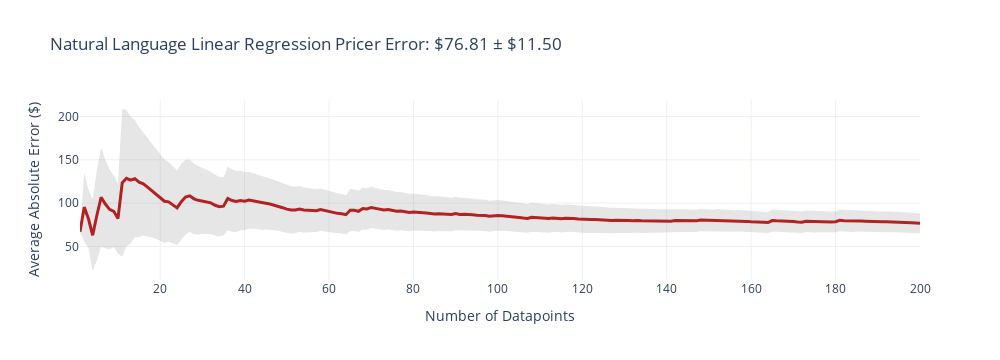
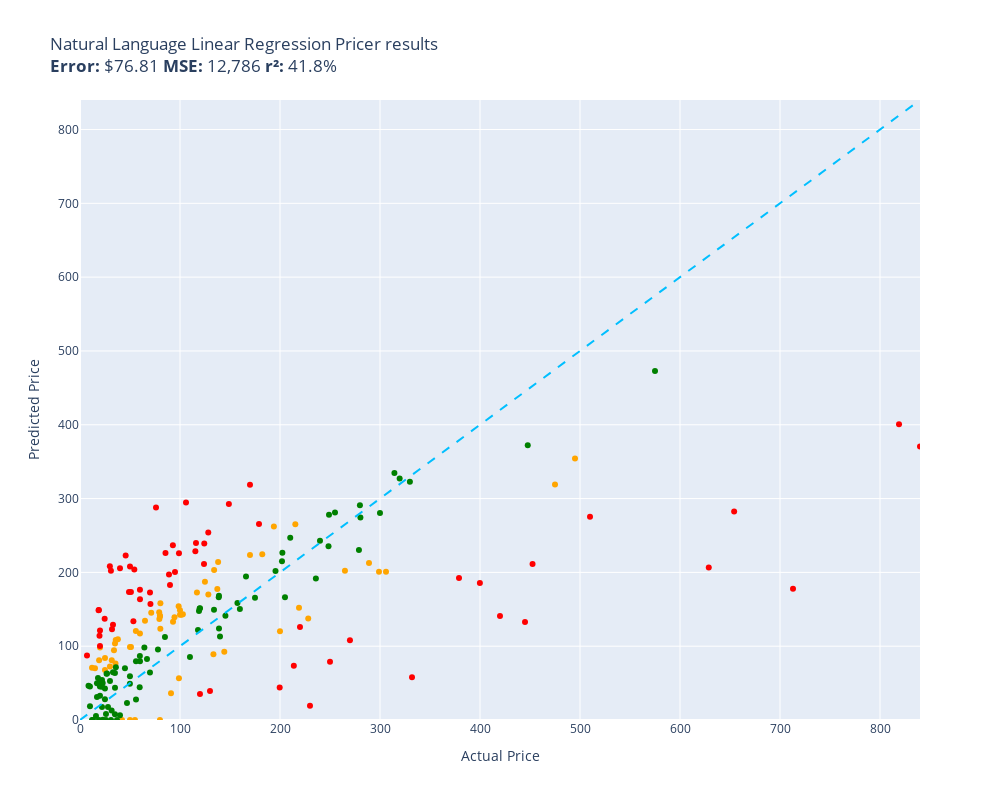

Here is the notebook cell these charts were saved with, in order:
### Code cell
evaluate(natural_language_linear_regression_pricer, test)

### Figure 1 — Plotly figure (JSON) as saved in the notebook; plotly's stock layout.template omitted (floating-point values rounded to 4 significant figures; data arrays with more than 128 entries replaced by an {"elided": "..."} marker saying what was removed)
{"data": [{"fill": "toself", "fillcolor": "rgba(128,128,128,0.2)", "hoverinfo": "skip", "line": {"color": "rgba(255,255,255,0)"}, "name": "95% CI", "showlegend": false, "type": "scatter", "x": {"elided": "400 int values"}, "y": {"elided": "400 float values"}}, {"customdata": {"elided": "200x1 float values"}, "hovertemplate": "n=%{x}<br>Avg Error=$%{y:,.2f}<br>±95% CI=$%{customdata[0]:,.2f}<extra></extra>", "line": {"color": "firebrick", "width": 3}, "mode": "lines", "name": "Cumulative Avg Error", "type": "scatter", "x": {"elided": "200 int values"}, "y": {"elided": "200 float values"}}], "layout": {"height": 360, "showlegend": false, "title": {"text": "Natural Language Linear Regression Pricer Error: $76.81 ± $11.50"}, "width": 1000, "xaxis": {"title": {"text": "Number of Datapoints"}}, "yaxis": {"title": {"text": "Average Absolute Error ($)"}}}}

### Figure 2 — Plotly figure (JSON) as saved in the notebook; plotly's stock layout.template omitted (floating-point values rounded to 4 significant figures)
{"data": [{"customdata": [["Old Blood Noise Excess V2 Distortion Cho...\nGuess=$152.13 Actual=$219.00"], ["NewPower99 Battery Kit for Samsung Galax...\nGuess=$0.00 Actual=$54.95"], ["SuppliesOutlet Compatible Toner Cartridg...\nGuess=$92.46 Actual=$144.29"], ["ACDelco GM Original Equipment FW339 Fron...\nGuess=$265.15 Actual=$215.33"], ["8544771 Dryer Heating Element, 279816 Th...\nGuess=$108.40 Actual=$35.74"], ["Panasonic KX-TG6511B DECT 6.0 PLUS Expan...\nGuess=$146.14 Actual=$79.20"], ["GJY Portable TV,10.6 inch Mini TV for AT...\nGuess=$136.96 Actual=$79.36"], ["LD Products Compatible Toner Cartridge R...\nGuess=$98.97 Actual=$49.98"], ["Mini PC, Kinupute Desktop Computer E3-12...\nGuess=$354.14 Actual=$495.00"], ["Aolemi Oil Rubbed Bronze Single Function...\nGuess=$154.26 Actual=$98.65"], ["Clementoni 39132.5 Jigsaw Puzzle 1,000 P...\nGuess=$0.00 Actual=$79.95"], ["10GBase-LR SFP+ Transceiver, Handar 10GB...\nGuess=$98.07 Actual=$19.99"], ["Deco Mount Pro Tripod Microphone Stand w...\nGuess=$117.32 Actual=$59.95"], ["KOMPUTERBAY 4GB 2X 2GB DDR2 1066MHz PC2-...\nGuess=$123.76 Actual=$80.34"], ["Task T24287 Roman Ogee Router Bit with 1...\nGuess=$120.55 Actual=$55.88"], ["Southwire 120V/15A Right Angle User Atta...\nGuess=$109.24 Actual=$37.87"], ["15\" Locking Shower Head Extension Arm in...\nGuess=$141.45 Actual=$79.95"], ["Mylites+ Standard Comic Book Mylar Sleev...\nGuess=$103.50 Actual=$34.99"], ["DALDED LED Light Kit for Lego Sonic Gree...\nGuess=$83.94 Actual=$24.99"], ["Baseball Backpacks Large 18 Inch Bookbag...\nGuess=$81.03 Actual=$31.77"], ["Adams Check Payment and Deposit Register...\nGuess=$76.69 Actual=$35.49"], ["KOHLER 18865-CP Filtered Water Faucet, P...\nGuess=$318.90 Actual=$475.00"], ["Diversitech WG840585 Motor, (Ddb) 1/3Hp,...\nGuess=$203.36 Actual=$134.12"], ["Festool 492370 Platin 2 S1000 Grit 6-Inc...\nGuess=$36.09 Actual=$91.00"], ["PM Auto Front Right Quick Complete Strut...\nGuess=$187.30 Actual=$124.94"], ["Satco S9596, 4 Count (Pack of 1), 4.18\nGuess=$70.66 Actual=$12.00"], ["Ceramic Talavera Mexican Tile 4x4\", 9 Pi...\nGuess=$72.47 Actual=$29.95"], ["Marvel Legends Series X-Men 6-Inch Archa...\nGuess=$56.58 Actual=$98.95"], ["ANZO USA 111207 GMC SIERRA 99-06 / YUKON...\nGuess=$224.41 Actual=$182.28"], ["Kingston Brass KS269SN Kingston Clawfoot...\nGuess=$200.81 Actual=$305.99"], ["Pioneer 2AM401-BN Two Handle Kitchen Fau...\nGuess=$137.65 Actual=$228.22"], ["LSSAGOON Backpack for Women Teen Kids Gi...\nGuess=$94.62 Actual=$33.99"], ["4LT LUMINETTE Vanity Opal GLS BSN\nGuess=$148.76 Actual=$99.99"], ["4pc Wheel Spacers Adapters 4\" (2inch Per...\nGuess=$172.70 Actual=$116.95"], ["Royal Designs, Inc. Decorative Abundant ...\nGuess=$67.76 Actual=$24.95"], ["Mikrotik RB3011UIAS-RM RouterBOARD 10xGi...\nGuess=$200.70 Actual=$299.00"], ["DuraGo 29515020 Front Hub Assembly\nGuess=$170.13 Actual=$128.34"], ["GENUINE VOLVO THERMOSTAT (3.0, 3.2) S60 ...\nGuess=$143.18 Actual=$102.85"], ["Universal Power Group 12V 100Ah Sealed L...\nGuess=$120.24 Actual=$199.99"], ["Amana Tool - SC587 Carbide Tipped 3-Wing...\nGuess=$145.37 Actual=$71.23"], ["Evan Fischer Radiator Cooling Fan Assemb...\nGuess=$177.54 Actual=$137.34"], ["UPR Mach 1 Chin Spoiler Fits 94-98 Musta...\nGuess=$134.61 Actual=$64.99"], ["Raspberry Pi 3 Model B+ Aluminum Case Me...\nGuess=$70.20 Actual=$14.99"], ["ASUS VY279HE-W 27” 1080P Monitor - White...\nGuess=$214.17 Actual=$138.10"], ["Diversitech UC2436-3 Ultralite Condenser...\nGuess=$158.15 Actual=$80.39"], ["4 Inches Rolled Muffler Tip Catback Exha...\nGuess=$262.06 Actual=$193.88"], ["APS iBoard (304 Stainless Steel Polished...\nGuess=$202.09 Actual=$264.95"], ["Baumgartens Sicurix Blank PVC ID Cards (...\nGuess=$80.97 Actual=$19.11"], ["Audio Techinca ATW-T1002 System 10 Handh...\nGuess=$212.76 Actual=$289.00"], ["LD Compatible Ink Cartridge Replacement ...\nGuess=$0.00 Actual=$41.99"], ["BXYJY for Samsung Galaxy Z Fold 3 Case w...\nGuess=$0.00 Actual=$49.99"], ["DuraGo BR5330 Front Vented Disc Brake Ro...\nGuess=$142.48 Actual=$101.51"], ["Samsung DA97-07603B Freezer Ice Maker As...\nGuess=$133.22 Actual=$93.02"], ["Intex River Run Connect Lounge (Four)\nGuess=$139.17 Actual=$94.49"], ["Targus CityGear Durable Backpack, Black,...\nGuess=$89.19 Actual=$133.43"], ["Fitness Center Gym Room Weight Train Dua...\nGuess=$142.70 Actual=$99.99"], ["MonMount Triple Monitor Stand Freestandi...\nGuess=$140.36 Actual=$79.99"], ["Xiaomi Redmi 10 2022 NFC 4G LTE (128GB +...\nGuess=$223.48 Actual=$169.99"], ["Refresh NSF-53 Premium Replacement Refri...\nGuess=$98.95 Actual=$50.99"]], "hovertemplate": "%{customdata[0]}<extra></extra>", "legendgroup": "orange", "marker": {"color": "orange", "size": 6, "symbol": "circle"}, "mode": "markers", "name": "orange", "orientation": "v", "showlegend": true, "type": "scatter", "x": [219.0, 54.95, 144.3, 215.3, 35.74, 79.2, 79.36, 49.98, 495.0, 98.65, 79.95, 19.99, 59.95, 80.34, 55.88, 37.87, 79.95, 34.99, 24.99, 31.77, 35.49, 475.0, 134.1, 91.0, 124.9, 12.0, 29.95, 98.95, 182.3, 306.0, 228.2, 33.99, 99.99, 117.0, 24.95, 299.0, 128.3, 102.8, 200.0, 71.23, 137.3, 64.99, 14.99, 138.1, 80.39, 193.9, 264.9, 19.11, 289.0, 41.99, 49.99, 101.5, 93.02, 94.49, 133.4, 99.99, 79.99, 170.0, 50.99], "xaxis": "x", "y": [152.1, 0.0, 92.46, 265.1, 108.4, 146.1, 137.0, 98.97, 354.1, 154.3, 0.0, 98.07, 117.3, 123.8, 120.5, 109.2, 141.4, 103.5, 83.94, 81.03, 76.69, 318.9, 203.4, 36.09, 187.3, 70.66, 72.47, 56.58, 224.4, 200.8, 137.6, 94.62, 148.8, 172.7, 67.76, 200.7, 170.1, 143.2, 120.2, 145.4, 177.5, 134.6, 70.2, 214.2, 158.2, 262.1, 202.1, 80.97, 212.8, 0.0, 0.0, 142.5, 133.2, 139.2, 89.19, 142.7, 140.4, 223.5, 98.95], "yaxis": "y"}, {"customdata": [["telpo Headlight Assembly Fit For 15 Camr...\nGuess=$239.89 Actual=$115.99"], ["Stand for Raven Pro Document Scanner - P...\nGuess=$208.36 Actual=$29.85"], ["RBC12-UPC Replacement Battery Cartridge ...\nGuess=$19.25 Actual=$229.99"], ["Bam France 2002XL Contoured Hightech Bla...\nGuess=$177.72 Actual=$713.00"], ["Metabo HPT 36V MultiVolt™ Cordless Rotar...\nGuess=$192.54 Actual=$379.00"], ["46mm Digital Pro High-Resolution Close-U...\nGuess=$121.39 Actual=$19.99"], ["Innovative Percussion CB-6 Chamois Bass ...\nGuess=$203.89 Actual=$54.32"], ["LOVE MEI Galaxy S10 Lite Case, Military ...\nGuess=$129.19 Actual=$32.98"], ["CORSAIR Dominator Platinum RGB 32GB (2x1...\nGuess=$211.21 Actual=$124.00"], ["Bam Trekking 3027SB Single Black Clarine...\nGuess=$57.79 Actual=$332.00"], ["DEWALT 20V MAX* XR Impact Driver with Bl...\nGuess=$211.39 Actual=$452.53"], ["Scranton & Co 3 Drawer Mobile File Cabin...\nGuess=$228.68 Actual=$115.35"], ["Canon EOS Rebel T7 Digital SLR Camera wi...\nGuess=$400.82 Actual=$819.00"], ["Travelpro Platinum Elite Slim Business L...\nGuess=$73.65 Actual=$213.83"], ["JRready ST6313 DT Deutsch Connector Kit,...\nGuess=$43.99 Actual=$199.68"], ["Dakota Alert MURS Alert Probe Sensor - M...\nGuess=$126.03 Actual=$219.99"], ["3D Tree Hole Branches 075 Stair Risers D...\nGuess=$39.33 Actual=$129.99"], ["Projector, CRAZVIEW Projector with WiFi ...\nGuess=$133.65 Actual=$53.40"], ["Retevis RT68 Soft Earhook Walkie Talkie ...\nGuess=$87.52 Actual=$6.99"], ["MC: Pindicator (Dual Intensity Amber)\nGuess=$205.64 Actual=$40.00"], ["Poison Spyder 10-08-020 Rocker Knocker\nGuess=$206.66 Actual=$628.76"], ["DIMARZIO 204284 DP 163FBK Blues Bucker G...\nGuess=$183.02 Actual=$89.99"], ["Lighted Triangle Mirror Cabinet Bathroom...\nGuess=$132.82 Actual=$445.00"], ["BESTILL Wall Mounted Shower Faucet Set, ...\nGuess=$288.02 Actual=$76.00"], ["Engine Thermostat, Replace 19301-PAA-306...\nGuess=$149.15 Actual=$18.89"], ["Dell Optiplex 390 Desktop Computer i3 3....\nGuess=$239.20 Actual=$124.27"], ["Neporal Full Spectrum Light Bulb, 6000K ...\nGuess=$148.82 Actual=$18.59"], ["Pidoko Kids Train Table, Grey with 90 Pc...\nGuess=$35.14 Actual=$119.97"], ["LEGO Marvel Avengers War Machine Buster ...\nGuess=$176.55 Actual=$59.95"], ["KOHLER K-1185540-CP Assembly-Slider\nGuess=$222.94 Actual=$45.67"], ["Trim Kit for 2-handle Shower & Tub Valve...\nGuess=$200.55 Actual=$94.99"], ["iPhone 12/12 Pro Nicaragua Guardabarranc...\nGuess=$100.23 Actual=$19.97"], ["Aeromotive 13304 Regulator, X1 Adjustabl...\nGuess=$108.20 Actual=$269.95"], ["Canon Sure Shot 90u 35mm Date Camera\nGuess=$185.55 Actual=$399.89"], ["Wilkinson LOW GAUSS Vintage Tone Strat S...\nGuess=$202.22 Actual=$30.93"], ["Ibanez M510OVS Acoustic Mandolin in Vint...\nGuess=$318.61 Actual=$169.99"], ["Berta (6 Pieces) 1-1/4 inch Overlay, 90 ...\nGuess=$137.10 Actual=$24.66"], ["CradlePoint Compact Broadband Router (CB...\nGuess=$197.29 Actual=$89.00"], ["Pyle Wireless Rear View Backup Camera - ...\nGuess=$157.31 Actual=$70.45"], ["Auertech Portable Washing Machine, 14lbs...\nGuess=$225.89 Actual=$98.99"], ["18 Inch White Undermount Kitchen Sink - ...\nGuess=$265.40 Actual=$179.00"], ["ECCPP Power Steering Pump for 2009-2010 ...\nGuess=$226.39 Actual=$85.48"], ["Skullcandy Hesh Evo Bluetooth Headphones...\nGuess=$172.62 Actual=$69.99"], ["ROHL WSGUM3018WH Wire Sink Grids, White\nGuess=$253.89 Actual=$128.28"], ["Music Hall pa15.3 MM/MC Phono Preamplifi...\nGuess=$78.79 Actual=$250.00"], ["Lorell Bell Chair Glide, 2.5\", Black\nGuess=$114.21 Actual=$19.50"], ["CTLAMP XL-2100 Professional Quality XL-2...\nGuess=$122.95 Actual=$32.00"], ["Competition Clutch Disc and Pressure Pla...\nGuess=$275.22 Actual=$510.00"], ["KUNFINE Android Radio CarPlay & Android ...\nGuess=$294.56 Actual=$106.00"], ["A-Premium Front Suspension Steering Knuc...\nGuess=$173.40 Actual=$48.99"], ["Dell XPS 13 9343-2727SLV 13.3\" Full HD S...\nGuess=$370.43 Actual=$839.99"], ["Pacific Drums PDCM1618TTRB 16 x 18 Inche...\nGuess=$141.04 Actual=$419.99"], ["Vinyl Soft Top Roll-up Adjustable Truck ...\nGuess=$292.73 Actual=$148.88"], ["Blanco 230966 Valea Stainless Steel Sink...\nGuess=$236.86 Actual=$92.88"], ["Empava 24\" Single Wall Ovens 10 Cooking ...\nGuess=$282.34 Actual=$654.14"], ["Viola Bow 4/4 Full Size Carbon Fiber (Bl...\nGuess=$207.95 Actual=$49.99"], ["Fender Hendrix Voodoo Child Coiled Instr...\nGuess=$163.46 Actual=$59.99"], ["Pyle 2x120 Watt Home Audio Speaker Power...\nGuess=$173.32 Actual=$50.92"]], "hovertemplate": "%{customdata[0]}<extra></extra>", "legendgroup": "red", "marker": {"color": "red", "size": 6, "symbol": "circle"}, "mode": "markers", "name": "red", "orientation": "v", "showlegend": true, "type": "scatter", "x": [116.0, 29.85, 230.0, 713.0, 379.0, 19.99, 54.32, 32.98, 124.0, 332.0, 452.5, 115.3, 819.0, 213.8, 199.7, 220.0, 130.0, 53.4, 6.99, 40.0, 628.8, 89.99, 445.0, 76.0, 18.89, 124.3, 18.59, 120.0, 59.95, 45.67, 94.99, 19.97, 269.9, 399.9, 30.93, 170.0, 24.66, 89.0, 70.45, 98.99, 179.0, 85.48, 69.99, 128.3, 250.0, 19.5, 32.0, 510.0, 106.0, 48.99, 840.0, 420.0, 148.9, 92.88, 654.1, 49.99, 59.99, 50.92], "xaxis": "x", "y": [239.9, 208.4, 19.25, 177.7, 192.5, 121.4, 203.9, 129.2, 211.2, 57.79, 211.4, 228.7, 400.8, 73.65, 43.99, 126.0, 39.33, 133.7, 87.52, 205.6, 206.7, 183.0, 132.8, 288.0, 149.1, 239.2, 148.8, 35.14, 176.5, 222.9, 200.5, 100.2, 108.2, 185.5, 202.2, 318.6, 137.1, 197.3, 157.3, 225.9, 265.4, 226.4, 172.6, 253.9, 78.79, 114.2, 123.0, 275.2, 294.6, 173.4, 370.4, 141.0, 292.7, 236.9, 282.3, 207.9, 163.5, 173.3], "yaxis": "y"}, {"customdata": [["EXMAX NG-10X Fresnel Lens Focusing Adapt...\nGuess=$64.22 Actual=$69.98"], ["Pump Head TBVECHI 175PSI 4KW 5.5HP 21CFM...\nGuess=$322.86 Actual=$329.90"], ["APS iBoard 6-inch Aluminum (Black Powder...\nGuess=$246.86 Actual=$210.23"], ["PEMP E65 E66 CDC Simulate Optical Fiber ...\nGuess=$147.59 Actual=$119.00"], ["Intermatic PX300 12V 300W Transformer wi...\nGuess=$149.48 Actual=$134.00"], ["HK SYSTEMS 13\" Heavy Duty Black \"Push\" O...\nGuess=$112.46 Actual=$84.95"], ["SKB iSeries 3i-13096-6KP Case for BlackM...\nGuess=$165.75 Actual=$174.99"], ["June Garden 12\" Sweet Dolly Charlotte - ...\nGuess=$32.90 Actual=$19.99"], ["GanFindX Portable Car Hand Controls for ...\nGuess=$150.38 Actual=$159.90"], ["Evergreen HSHB2005 Cylinder Head Gasket ...\nGuess=$44.39 Actual=$59.69"], ["Tidal Front + Rear Fender Flares 4PC Poc...\nGuess=$280.96 Actual=$254.99"], ["152MM Hole Saws M42 Bi-Metal High Speed ...\nGuess=$57.01 Actual=$17.99"], ["Wenger City Upgrade Laptop Backpack with...\nGuess=$141.39 Actual=$145.42"], ["AUTOFREE LED Tail Lights Assembly Compat...\nGuess=$215.05 Actual=$201.99"], ["Fjallraven, Kanken Laptop 15\" Backpack f...\nGuess=$150.96 Actual=$119.65"], ["Evan-Fischer Front Bumper Cover Compatib...\nGuess=$226.49 Actual=$202.38"], ["Laisomeke Waterproof Junction Box, Unive...\nGuess=$0.00 Actual=$11.99"], ["Sumerain S1339CM Double Handle Widesprea...\nGuess=$191.60 Actual=$235.86"], ["Webcem Solar Shed Light Outdoor Indoor, ...\nGuess=$95.53 Actual=$77.96"], ["Western Digital Enterprise RE4-GP 2TB SA...\nGuess=$85.50 Actual=$109.95"], ["VLAND LED Smoked Taillights Compatible F...\nGuess=$242.75 Actual=$239.99"], ["Tablet PC Cover Compatible with Lenovo T...\nGuess=$12.98 Actual=$31.61"], ["Miyaya@ Funny Animal Masks Collection fo...\nGuess=$49.94 Actual=$16.99"], ["Trail Gear Twin Stick Kit for Top Shift ...\nGuess=$291.00 Actual=$279.92"], ["Ultra Duster Canned Air Net 10 Oz 6-Pack\nGuess=$49.28 Actual=$49.90"], ["Beck/Arnley 0421945 Air Filter\nGuess=$71.56 Actual=$35.87"], ["IQShield Screen Protector Compatible wit...\nGuess=$45.53 Actual=$9.95"], ["Liberty Imports 12 Pack: US Military Toy...\nGuess=$31.14 Actual=$16.98"], ["Intrepid International Dressage Letters-...\nGuess=$63.13 Actual=$26.99"], ["EMART Photography C Stand with Boom Arm,...\nGuess=$151.40 Actual=$119.99"], ["KUNN Small Electrician Tool Pouch Utilit...\nGuess=$17.76 Actual=$21.99"], ["Replacement Remote Control for PANASONIC...\nGuess=$7.84 Actual=$34.95"], ["KS K-STORM Replacement Silicone Mushroom...\nGuess=$46.41 Actual=$8.50"], ["Grey Pneumatic 1311SD Impact Socket Set\nGuess=$158.38 Actual=$157.43"], ["Walker Exhaust Ultra EPA 16478 Direct Fi...\nGuess=$472.95 Actual=$574.99"], ["GE RPWF SmartWater Comparable Refrigerat...\nGuess=$0.00 Actual=$36.99"], ["Urth 62mm UV, Circular Polarizing (CPL),...\nGuess=$123.80 Actual=$139.00"], ["MGP Caliper Covers 39011SACURD Red Powde...\nGuess=$278.15 Actual=$249.00"], ["LSI Broadcom SAS 9300-8i 8-port 12Gb/s S...\nGuess=$122.08 Actual=$118.00"], ["NewFantasia Replacement Audio Cable with...\nGuess=$0.00 Actual=$31.00"], ["MONOCARBON Forged Carbon Fiber Case for ...\nGuess=$79.73 Actual=$59.99"], ["AC Compressor & A/C Kit For BMW 335i 335...\nGuess=$334.67 Actual=$314.41"], ["MXR Carbon Copy Deluxe Analog Delay Guit...\nGuess=$201.73 Actual=$195.50"], ["Chalkboard Name Badges with Magnetic Bac...\nGuess=$45.34 Actual=$19.95"], ["Linkloos Solar Street Lights Outdoor Wat...\nGuess=$79.61 Actual=$55.99"], ["USB Charger, CIVIE High Speed 60W Multip...\nGuess=$5.48 Actual=$15.99"], ["Cardone 84-58642 New HEI Electronic Dist...\nGuess=$194.28 Actual=$165.99"], ["Hp Pavilion P7-1257c Motherboard Aahd3-h...\nGuess=$86.61 Actual=$59.86"], ["Kastar Battery Pack Replacement for Sony...\nGuess=$51.59 Actual=$19.99"], ["New Replacement seat cover fits Yamaha M...\nGuess=$168.26 Actual=$138.95"], ["AZX Stylus Pencil for Apple iPad Pro 202...\nGuess=$52.77 Actual=$29.99"], ["SP Air Corporation SP-8102BU 1/4-Inch He...\nGuess=$166.25 Actual=$204.99"], ["LCD Screen for Dell Inspiron 17R 17.3\" H...\nGuess=$98.32 Actual=$64.37"], ["200 ' feet True 14 Gauge AWG CCA Speaker...\nGuess=$70.19 Actual=$44.95"], ["200 Couples Conversation Cards - Enjoy B...\nGuess=$64.78 Actual=$32.97"], ["The Puppet Company - Carpet-Unicorn, Whi...\nGuess=$0.00 Actual=$19.00"], ["KYX Racing Hardened Steel Center Drive S...\nGuess=$23.15 Actual=$46.99"], ["StonKraft Brass Chess Board Game Set wit...\nGuess=$113.09 Actual=$140.00"], ["VIPMOTOZ Sequential Turn Signal Premium ...\nGuess=$230.27 Actual=$278.94"], ["OEM Samsung Remote Control Shipped with ...\nGuess=$27.92 Actual=$56.00"], ["Venom Power Terra Hunter R/T+ R/T All-Te...\nGuess=$327.07 Actual=$319.65"], ["Custom Engagement Logo Desk Embosser Sea...\nGuess=$59.43 Actual=$49.95"], ["520 Pieces Christmas Envelope Seal Stick...\nGuess=$0.00 Actual=$25.99"], ["BestPricedDecals Wine A BIT, You'll Feel...\nGuess=$0.00 Actual=$12.98"], ["VATOS 4 Packs Bubble Machine Gun for Kid...\nGuess=$0.44 Actual=$22.88"], ["Steering Wheel, Carbon Fiber Automotive ...\nGuess=$372.09 Actual=$447.74"], ["VONADO Space Wars Colonial Viper MK1 Bui...\nGuess=$6.33 Actual=$39.99"], ["Replacement Remote Control fit for Sony ...\nGuess=$18.72 Actual=$9.99"], ["Disney Princess Sparkling Princess Sleep...\nGuess=$28.24 Actual=$24.95"], ["sabermaster TCG Playmat yugioh playmat T...\nGuess=$44.89 Actual=$21.99"], ["Star Wars Die-Cast Metal TITANIUM Series...\nGuess=$50.02 Actual=$22.70"], ["Glovion Music Stand Light, Clip On Piano...\nGuess=$17.73 Actual=$27.99"], ["Think Gizmos Build Your Own Robot Toys f...\nGuess=$42.54 Actual=$24.95"], ["HP Laserjet 2100 Laser Printer W/Test Pr...\nGuess=$280.41 Actual=$299.98"], ["PowerSport Front Rear Brakes and Rotors ...\nGuess=$235.34 Actual=$248.51"], ["VTech Strum and Jam Kidi Musical Guitar ...\nGuess=$54.31 Actual=$21.99"], ["KZ ZS10 Pro in Ear Monitor Headphone KZ ...\nGuess=$82.63 Actual=$66.99"], ["W11130208 W10695459 Refrigerator LED Mod...\nGuess=$62.74 Actual=$26.59"], ["Jada Toys Ryan's World Combo Panda Airli...\nGuess=$63.74 Actual=$34.94"], ["STICKGOO Peel and Stick Backsplash for K...\nGuess=$43.83 Actual=$34.99"], ["Garmin 010-12402-10 GT15M-TM Transom-Mou...\nGuess=$166.14 Actual=$138.74"], ["For Volvo C70 S70 V70 V40 S40 AC Compres...\nGuess=$274.39 Actual=$280.41"], ["NICKSTON Red Sparkling Glitter Slim Band...\nGuess=$8.14 Actual=$25.99"]], "hovertemplate": "%{customdata[0]}<extra></extra>", "legendgroup": "green", "marker": {"color": "green", "size": 6, "symbol": "circle"}, "mode": "markers", "name": "green", "orientation": "v", "showlegend": true, "type": "scatter", "x": [69.98, 329.9, 210.2, 119.0, 134.0, 84.95, 175.0, 19.99, 159.9, 59.69, 255.0, 17.99, 145.4, 202.0, 119.7, 202.4, 11.99, 235.9, 77.96, 110.0, 240.0, 31.61, 16.99, 279.9, 49.9, 35.87, 9.95, 16.98, 26.99, 120.0, 21.99, 34.95, 8.5, 157.4, 575.0, 36.99, 139.0, 249.0, 118.0, 31.0, 59.99, 314.4, 195.5, 19.95, 55.99, 15.99, 166.0, 59.86, 19.99, 138.9, 29.99, 205.0, 64.37, 44.95, 32.97, 19.0, 46.99, 140.0, 278.9, 56.0, 319.6, 49.95, 25.99, 12.98, 22.88, 447.7, 39.99, 9.99, 24.95, 21.99, 22.7, 27.99, 24.95, 300.0, 248.5, 21.99, 66.99, 26.59, 34.94, 34.99, 138.7, 280.4, 25.99], "xaxis": "x", "y": [64.22, 322.9, 246.9, 147.6, 149.5, 112.5, 165.8, 32.9, 150.4, 44.39, 281.0, 57.01, 141.4, 215.1, 151.0, 226.5, 0.0, 191.6, 95.53, 85.5, 242.7, 12.98, 49.94, 291.0, 49.28, 71.56, 45.53, 31.14, 63.13, 151.4, 17.76, 7.841, 46.41, 158.4, 472.9, 0.0, 123.8, 278.1, 122.1, 0.0, 79.73, 334.7, 201.7, 45.34, 79.61, 5.483, 194.3, 86.61, 51.59, 168.3, 52.77, 166.2, 98.32, 70.19, 64.78, 0.0, 23.15, 113.1, 230.3, 27.92, 327.1, 59.43, 0.0, 0.0, 0.441, 372.1, 6.327, 18.72, 28.24, 44.89, 50.02, 17.73, 42.54, 280.4, 235.3, 54.31, 82.63, 62.74, 63.74, 43.83, 166.1, 274.4, 8.139], "yaxis": "y"}, {"hoverinfo": "skip", "line": {"color": "deepskyblue", "dash": "dash", "width": 2}, "mode": "lines", "name": "y = x", "showlegend": false, "type": "scatter", "x": [0, 840.0], "y": [0, 840.0]}], "layout": {"height": 800, "legend": {"title": {"text": "color"}, "tracegroupgap": 0}, "showlegend": false, "title": {"text": "Natural Language Linear Regression Pricer results<br><b>Error:</b> $76.81 <b>MSE:</b> 12,786 <b>r²:</b> 41.8%"}, "width": 1000, "xaxis": {"anchor": "y", "domain": [0, 1], "range": [0, 840.0], "title": {"text": "Actual Price"}}, "yaxis": {"anchor": "x", "domain": [0, 1], "range": [0, 840.0], "title": {"text": "Predicted Price"}}}}
